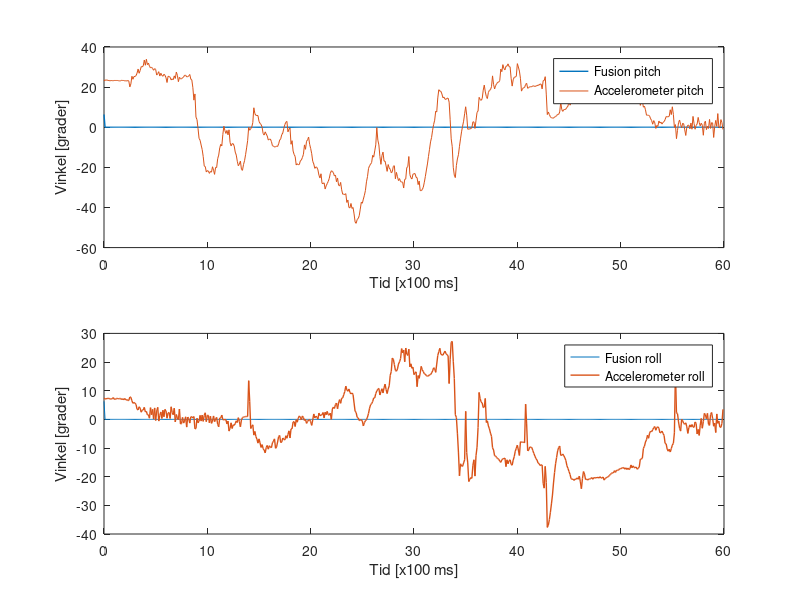

Reproduce this figure in MATLAB.
%% Import dataset
clear;
clc;
close all;
load('testrun4.mat');

%% Filter fusion gyro and accelerometer
% Initialize vectors
dataset_length = length(ax);
delta_pitch_acc = zeros(1, dataset_length);
delta_roll_acc = zeros(1, dataset_length);
delta_pitch_gyro = zeros(1, dataset_length);
delta_roll_gyro = zeros(1, dataset_length);
delta_yaw_gyro = zeros(1, dataset_length);
est_delta_pitch = zeros(1, dataset_length);
est_delta_roll = zeros(1, dataset_length);
est_pitch = zeros(1, dataset_length);
est_roll = zeros(1, dataset_length);
weight_acc = zeros(1, dataset_length);
weight_acc_roll = zeros(1, dataset_length);
weight_acc_pitch = zeros(1, dataset_length);
weight_gyro_pitch = zeros(1, dataset_length);
weight_gyro_roll = zeros(1, dataset_length);
weight_gyro_yaw = zeros(1, dataset_length);

% Initial condition
pitch_k_1 = 0;
roll_k_1 = 0;
timestep = 0.1; % 10 Hz sampling frequency.

for i=1:length(dataset_length)
    
    
   % ----------------------------------------------------------------------
   % ACCELEROMETER
   % ----------------------------------------------------------------------
   ax_k = ax(i)/1000;
   ay_k = ay(i)/1000;
   az_k = az(i)/1000;
   
   % Normalize measurements.
   abs_k = sqrt(ax_k^2 + ay_k^2 + az_k^2);
   ax_k = ax_k/abs_k;
   ay_k = ay_k/abs_k;
   az_k = az_k/abs_k;
   
   % Calculate pitch, roll
   pitch_k = atan2(ax_k, sqrt(ay_k^2 + az_k^2));
   roll_k = atan2(ay_k, az_k);
   
   % Rad -> deg
   pitch_k = pitch_k * 180 / pi;
   roll_k = roll_k * 180 / pi;
   
   % Calculate delta_pitch, delta_roll
   if(i>1)      
      delta_pitch_acc(i) = pitch_k - est_pitch(i-1);
      delta_roll_acc(i) = roll_k - est_roll(i-1);
   else 
      delta_pitch_acc(i) = pitch_k;
      delta_roll_acc(i) = roll_k;
   end
   
   
   % Calculate accelerometer weight
   abs_diff = abs(abs_k - 1);
   weight_acc(i) = 1/(abs_diff + 1);
   delta_pitch_k = pitch_k - pitch_k_1;
   delta_roll_k = roll_k - roll_k_1;
   pitch_k_1 = pitch_k;
   roll_k_1 = roll_k;
   
   if (delta_pitch_k > 1)
       weight_acc_pitch(i) = abs(weight_acc(i)/(delta_pitch_k));
   else
       weight_acc_pitch(i) = weight_acc(i);
   end
   if (delta_roll_k > 1)
       weight_acc_roll(i) = abs(weight_acc(i)/(delta_roll_k));
   else
       weight_acc_roll(i) = weight_acc(i);
   end
   
   
   % ----------------------------------------------------------------------
   % GYROSCOPE
   % ----------------------------------------------------------------------
   gx_k = gx(i)/100;
   gy_k = gy(i)/100;
   gz_k = gz(i)/100;
   
   % Calculate delta_pitch, delta_roll, delta_yaw
   delta_pitch_gyro(i) = timestep*gy_k;
   delta_roll_gyro(i) = timestep*gx_k;
   delta_yaw_gyro(i) = timestep*gz_k;
   
   % Calculate gyroscope weights
   weight_gyro_pitch(i) = abs(gy_k/5);
   weight_gyro_roll(i) = abs(gx_k/5);
   weight_gyro_yaw(i) = abs(gz_k/5);
   
   weight_gyro_pitch(i) = weight_gyro_pitch(i)*2;
   weight_gyro_roll(i) = weight_gyro_roll(i)*2;
   
   % ----------------------------------------------------------------------
   % FUSION
   % ----------------------------------------------------------------------
   % Combine gyroscope and accelerometer estimates:
   est_delta_pitch(i) = delta_pitch_acc(i) * weight_acc_pitch(i) + ...
                            delta_pitch_gyro(i) * weight_gyro_pitch(i);
   est_delta_roll(i) = delta_roll_acc(i) * weight_acc_roll(i) + ...
                        delta_roll_gyro(i) * weight_gyro_roll(i);
   % Divide by sum of weights:
   est_delta_pitch(i) = est_delta_pitch(i)/(weight_acc_pitch(i) + weight_gyro_pitch(i));
   est_delta_roll(i) = est_delta_roll(i)/(weight_acc_roll(i) + weight_gyro_roll(i));
   
   % Calculate new estimate:
   if(i>1)
        est_pitch(i) = est_pitch(i-1) + est_delta_pitch(i);
        est_roll(i) = est_roll(i-1) + est_delta_roll(i);
   else
       est_pitch(i) = est_delta_pitch(i);
       est_roll(i) = est_delta_roll(i);
   end;
end

%% Plot before and after gyro/accelerometer fusion
% 1/10 degrees -> degrees
pitch_acc_plot = (pitch./10)';
roll_acc_plot = (roll./10)';

pitch_fus_plot = est_pitch;
roll_fus_plot = est_roll;
time = 0:timestep:(timestep*dataset_length - timestep);

subplot(2,1,1);
plot(time, pitch_fus_plot,'LineWidth', 1);hold on; plot(time, pitch_acc_plot);
legend('Fusion pitch', 'Accelerometer pitch');
xlabel('Tid [x100 ms]'); ylabel('Vinkel [grader]');

subplot(2,1,2); 
plot(time, roll_fus_plot, time, roll_acc_plot, 'LineWidth', 1);
legend('Fusion roll', 'Accelerometer roll');
xlabel('Tid [x100 ms]'); ylabel('Vinkel [grader]');
% plot(time, weight_acc_pitch, time, weight_gyro_pitch, 'LineWidth', 1);
% legend('Weight acc pitch', 'Weight gyro pitch'); xlabel('Tid [x100 ms]');
